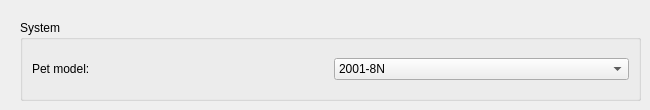
                  <widget class="QWidget" name="tab_11">
                   <attribute name="title">
                    <string>PET</string>
                   </attribute>
                   <widget class="QGroupBox" name="groupBox_4">
                    <property name="geometry">
                     <rect>
                      <x>20</x>
                      <y>20</y>
                      <width>621</width>
                      <height>81</height>
                     </rect>
                    </property>
                    <property name="title">
                     <string>System</string>
                    </property>
                    <layout class="QGridLayout" name="gridLayout_14">
                     <item row="0" column="0">
                      <layout class="QGridLayout" name="gridLayout_13">
                       <item row="0" column="0">
                        <widget class="QLabel" name="label_34">
                         <property name="text">
                          <string>Pet model:</string>
                         </property>
                        </widget>
                       </item>
                       <item row="0" column="1">
                        <widget class="QComboBox" name="cbmPetSystem">
                         <item>
                          <property name="text">
                           <string>2001-8N</string>
                          </property>
                         </item>
                         <item>
                          <property name="text">
                           <string>3008</string>
                          </property>
                         </item>
                         <item>
                          <property name="text">
                           <string>3016</string>
                          </property>
                         </item>
                         <item>
                          <property name="text">
                           <string>3032</string>
                          </property>
                         </item>
                         <item>
                          <property name="text">
                           <string>3032B</string>
                          </property>
                         </item>
                         <item>
                          <property name="text">
                           <string>4016</string>
                          </property>
                         </item>
                         <item>
                          <property name="text">
                           <string>4032</string>
                          </property>
                         </item>
                         <item>
                          <property name="text">
                           <string>4032B</string>
                          </property>
                         </item>
                         <item>
                          <property name="text">
                           <string>8032</string>
                          </property>
                         </item>
                         <item>
                          <property name="text">
                           <string>8096</string>
                          </property>
                         </item>
                         <item>
                          <property name="text">
                           <string>8296</string>
                          </property>
                         </item>
                         <item>
                          <property name="text">
                           <string>SuperPET</string>
                          </property>
                         </item>
                        </widget>
                       </item>
                      </layout>
                     </item>
                    </layout>
                   </widget>
                  </widget>
